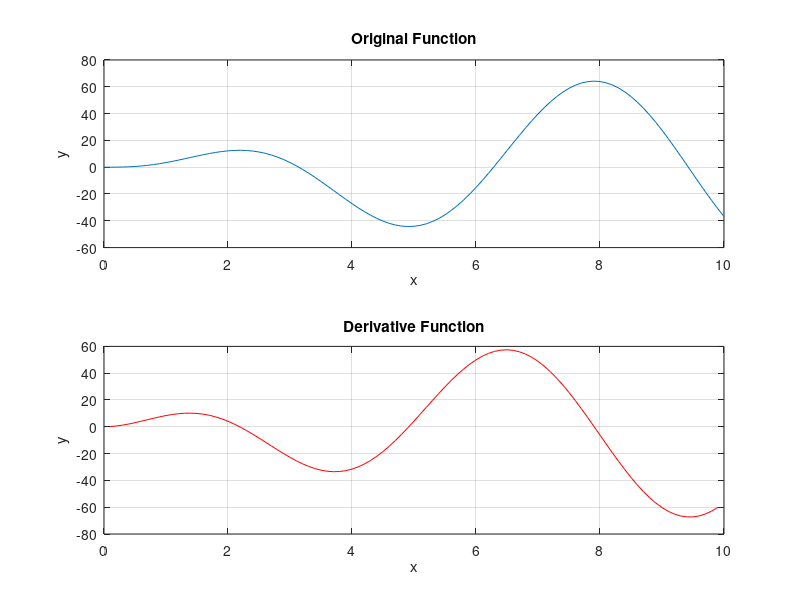

Here is the MATLAB script that generated this plot:
%Derivative of a function
%Set up an x array from 0-10 with an increment of 0.01
x = 0:0.1:10;
y = 5*x.^2.*exp(-0.2*x).*sin(x);
%Find the central difference estimate of the derivative
n = length(x);
der = (y(3:n)-y(1:n-2))./(x(3:n)-x(1:n-2));
% Plot the original function 
subplot(2,1,1)
plot(x,y)
grid on
ylabel("y")
xlabel("x")
title('Original Function')
subplot(2,1,2)
plot(x(2:n-1),der,color = 'r')
grid on 
title('Derivative Function')
ylabel("y")
xlabel("x")
